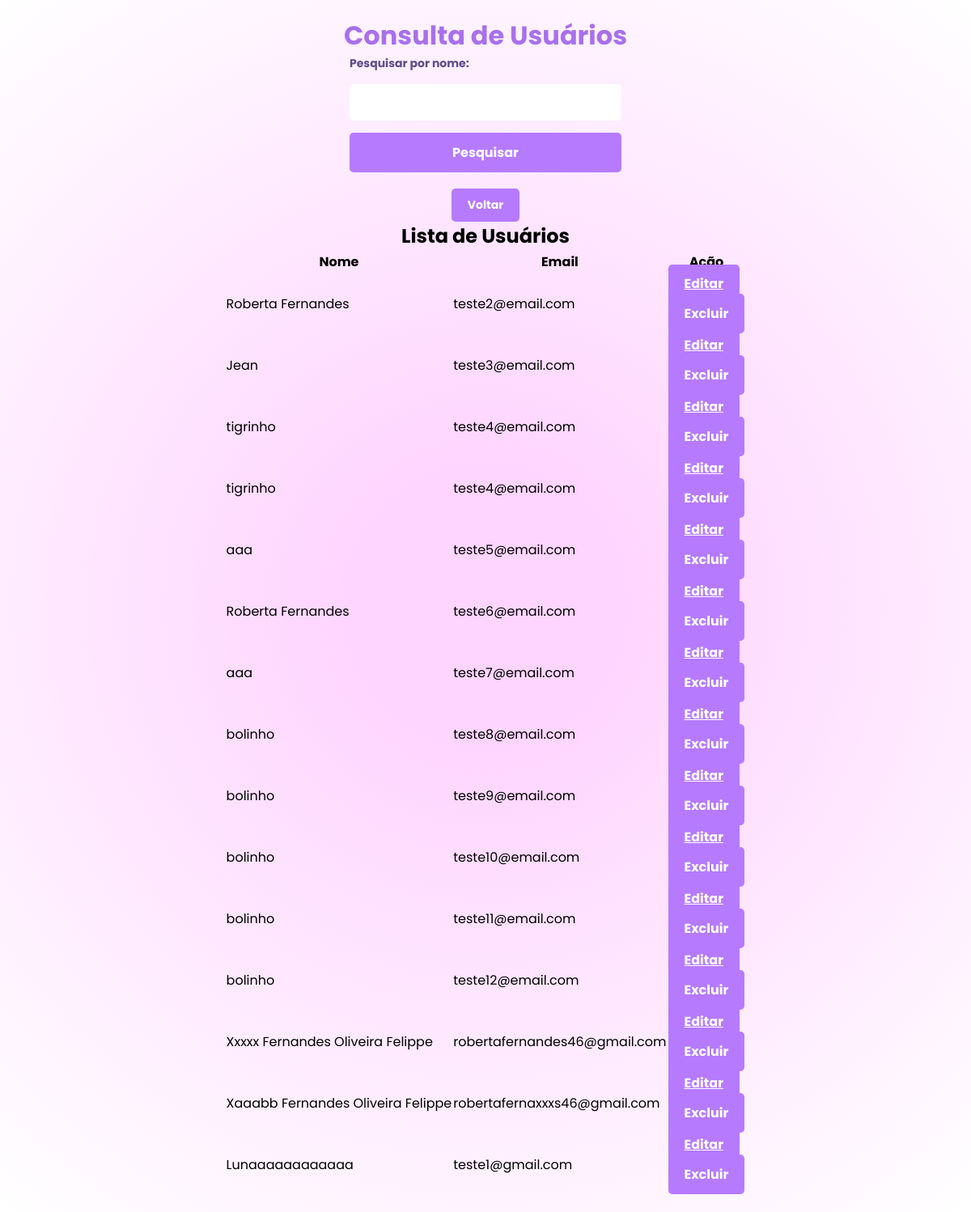
Screenshot of /consulta_usuarios.php (signed in) with the database file from the repository.
### tables this page shows
CREATE TABLE `usuarios` (
  `id` int(11) NOT NULL,
  `nome` varchar(100) NOT NULL,
  `email` varchar(100) NOT NULL,
  `senha` varchar(255) NOT NULL,
  `pergunta1` varchar(255) DEFAULT NULL,
  `resposta1` varchar(255) DEFAULT NULL,
  `resposta2` varchar(255) DEFAULT NULL,
  `pergunta2` varchar(255) DEFAULT NULL,
  `pergunta3` varchar(255) DEFAULT NULL,
  `resposta3` varchar(255) DEFAULT NULL,
  `data_nascimento` date NOT NULL,
  `sexo` varchar(255) DEFAULT NULL,
  `nome_materno` varchar(255) DEFAULT NULL,
  `cpf` int(11) DEFAULT NULL,
  `telefone_celular` int(11) DEFAULT NULL,
  `telefone_fixo` int(11) DEFAULT NULL,
  `cep` int(11) DEFAULT NULL,
  `endereco_completo` varchar(255) DEFAULT NULL,
  `login` varchar(100) DEFAULT NULL,
  `tipo_usuario` enum('master','comum') DEFAULT 'comum'
);

### consulta_usuarios.php (the view, shortened to what this page needs)
<?php
require 'db.php';
$pesquisa = isset($_GET['pesquisa']) ? $_GET['pesquisa'] : '';
$sql = "SELECT id, nome, email FROM usuarios WHERE tipo_usuario = 'comum' AND nome LIKE :pesquisa";
$stmt = $pdo->prepare($sql);
$stmt->execute(['pesquisa' => '%' . $pesquisa . '%']);
$usuarios = $stmt->fetchAll(PDO::FETCH_ASSOC);
?>
<!DOCTYPE html>
<html lang="pt-br">
<head>
    <link rel="stylesheet" href="consulta_usuarios.css">
</head>
<body>
    <h1>Consulta de Usuários</h1>
    <form method="GET">
        <label for="pesquisa">Pesquisar por nome:</label>
        <input type="text" id="pesquisa" name="pesquisa" value="<?= htmlspecialchars($pesquisa) ?>">
        <button type="submit">Pesquisar</button>
    </form>
    <div class="button-container">
    <a href="index.php" class="btn-back">Voltar</a>
    </div>
    <h2>Lista de Usuários</h2>
    <?php if ($usuarios): ?>
        <table>
            <thead>
                <tr>
                    <th>Nome</th>
                    <th>Email</th>
                    <th>Ação</th>
                </tr>
            </thead>
            <tbody>
    <?php foreach ($usuarios as $usuario): ?>
        <tr>
            <td><?= htmlspecialchars($usuario['nome']) ?></td>
            <td><?= htmlspecialchars($usuario['email']) ?></td>
            <td>
                <a href="editar_usuario.php?id=<?= $usuario['id']; ?>" >Editar</a>
                <form method="POST" action="excluir_usuario.php" onsubmit="return confirm('Tem certeza que deseja excluir este usuário?');">
                    <button type="submit">Excluir</button>
                </form>
            </td>
        </tr>
    <?php endforeach; ?>
</tbody>
        </table>
    <?php else: ?>
        <p>Nenhum usuário encontrado.</p>
    <?php endif; ?>
</body>
</html>

### consulta_usuarios.css (style rules this page uses)
* { font-family: 'Poppins', sans-serif; margin: 0; padding: 0; box-sizing: border-box; }
body { background: rgb(254,213,255); background: radial-gradient(circle, rgba(254,213,255,1) 18%, rgba(255,255,255,1) 100%); color: black; display: flex; flex-direction: column; justify-content: flex-start; align-items: center; min-height: 100vh; padding: 20px; }
h1 { text-align: center; color: #a870eb; font-weight: bold; }
form { display: flex; flex-direction: column; gap: 15px; }
label { font-size: 14px; font-weight: bold; color: #5e4b8b; }
input[type="text"], input[type="email"] { padding: 10px; border: none; border-radius: 5px; font-size: 16px; transition: border 0.3s; }
button { padding: 12px 20px; border: none; border-radius: 5px; background: rgba(182, 122, 255, 1); color: white; font-size: 16px; font-weight: bold; cursor: pointer; transition: transform 0.3s, background-color 0.3s; }
a { padding: 12px 20px; border: none; border-radius: 5px; background: rgba(182, 122, 255, 1); color: white; font-size: 16px; font-weight: bold; cursor: pointer; transition: transform 0.3s, background-color 0.3s; }
a.btn-back { display: inline-block; margin-top: 20px; padding: 10px 20px; border: none; border-radius: 5px; background: rgba(182, 122, 255, 1); color: white; text-decoration: none; font-size: 14px; text-align: center; transition: transform 0.3s, background-color 0.3s; }

### rows the page displays
usuarios: nome "Roberta Fernandes", email "teste2@email.com"
usuarios: nome "Jean", email "teste3@email.com"
usuarios: nome "tigrinho", email "teste4@email.com"
usuarios: nome "tigrinho", email "teste4@email.com"
usuarios: nome "aaa", email "teste5@email.com"
usuarios: nome "Roberta Fernandes", email "teste6@email.com"
usuarios: nome "aaa", email "teste7@email.com"
usuarios: nome "bolinho", email "teste8@email.com"
usuarios: nome "bolinho", email "teste9@email.com"
usuarios: nome "bolinho", email "teste10@email.com"
usuarios: nome "bolinho", email "teste11@email.com"
usuarios: nome "bolinho", email "teste12@email.com"
usuarios: nome "Xxxxx Fernandes Oliveira Felippe", email "robertafernandes46@gmail.com"
usuarios: nome "Xaaabb Fernandes Oliveira Felippe", email "robertafernaxxxs46@gmail.com"
usuarios: nome "Lunaaaaaaaaaaaa", email "teste1@gmail.com"
